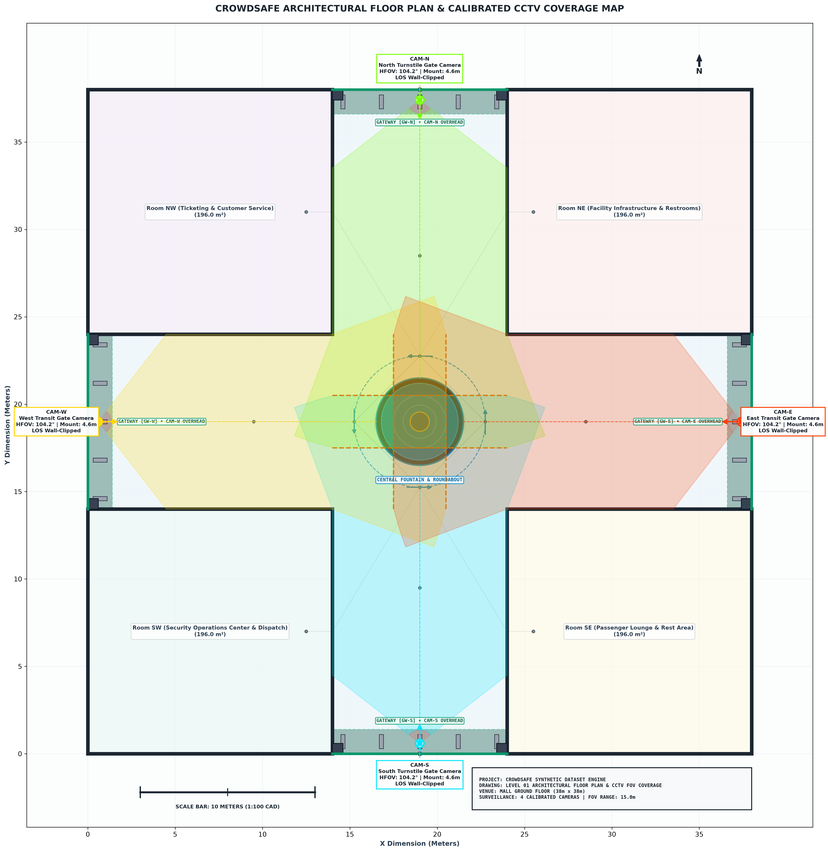
#> input picture dataset-generator/venue/floor_plans/design_4_transit_interchange.png, 828 x 852 px, shrunk from 5336 x 5488 before the run
$ python render_pipeline.py --input ../venue/floor_plans/design_4_transit_interchange.png --output out.png
#> lines starting #> are read from the running program, lines starting #| are printed output that depends on the picture
"""
CrowdSafe Synthetic Simulation — Dual-Mode Render Post-Processing Pipeline
Provides two rendering modes:
- Mode 1: CCTV Mode (Default)
    * Subtle wide-angle barrel lens distortion (k1 ≈ -0.05)
    * Gaussian read noise & Poisson shot noise (sensor grain)
    * DVR H.264 / JPEG compression artifacts (macroblocking)
    * Frame-to-frame exposure and fluorescent color temperature jitter
    * Subtle chromatic aberration at frame edges
- Mode 2: Clean Mode
    * Direct raw 3D rasterized frame without optical degradation
"""

import os
import sys
import math
import random
import argparse
from typing import Optional, Tuple, Union
import numpy as np


def apply_lens_distortion(img: np.ndarray, k1: float = -0.06, k2: float = 0.01) -> np.ndarray:
    """
    Applies subtle radial barrel lens distortion simulating wide-angle CCTV optics.
    Pure NumPy implementation with bilinear interpolation.
    """
#> called with k1 = -0.02, k2 = 0.003
    h, w = img.shape[:2]
#> h = 852; w = 828
    cx, cy = w / 2.0, h / 2.0
#> cx = 414; cy = 426

    # Normalized meshgrid [-1, 1]
    y_idx, x_idx = np.indices((h, w), dtype=np.float32)
    x_norm = (x_idx - cx) / cx
    y_norm = (y_idx - cy) / cy
    r2 = x_norm ** 2 + y_norm ** 2

    # Radial distortion polynomial: r_dist = r * (1 + k1*r^2 + k2*r^4)
    distortion = 1.0 + k1 * r2 + k2 * (r2 ** 2)
    src_x = cx + x_norm * distortion * cx
    src_y = cy + y_norm * distortion * cy

    # Bilinear interpolation
    src_x = np.clip(src_x, 0, w - 1)
    src_y = np.clip(src_y, 0, h - 1)

    x0 = np.floor(src_x).astype(int)
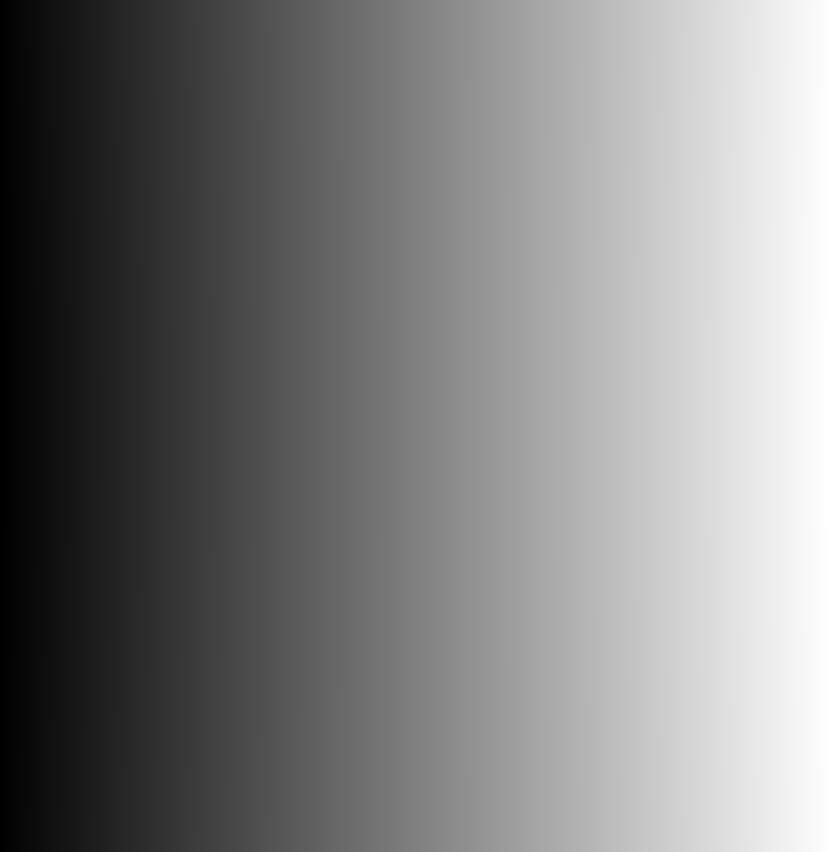
#> src_x: shape (852, 828) float32; min 7.04, max 820, mean 413.5; drawn with min black and max white
    x1 = np.minimum(x0 + 1, w - 1)
    y0 = np.floor(src_y).astype(int)
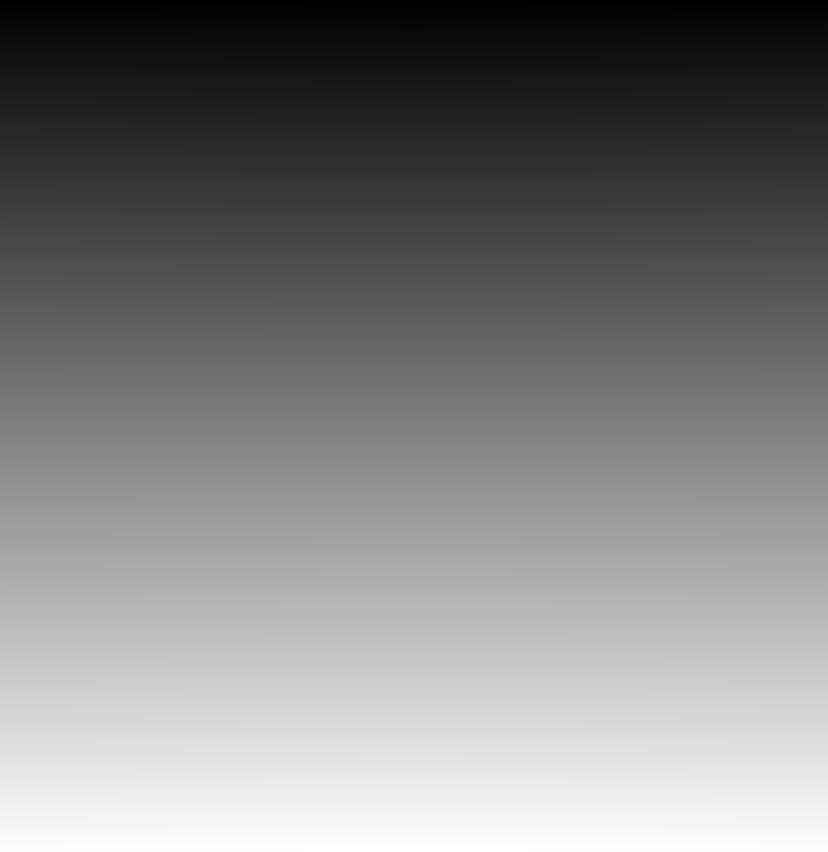
#> src_y: shape (852, 828) float32; min 7.24, max 843.8, mean 425.5; drawn with min black and max white
    y1 = np.minimum(y0 + 1, h - 1)

    wx = src_x - x0
    wy = src_y - y0

    output = np.zeros_like(img)
    for c in range(img.shape[2]):
        ia = img[y0, x0, c]
        ib = img[y1, x0, c]
        ic = img[y0, x1, c]
        id_ = img[y1, x1, c]

        top = ia + (ic - ia) * wx
        bottom = ib + (id_ - ib) * wx
        output[:, :, c] = top + (bottom - top) * wy
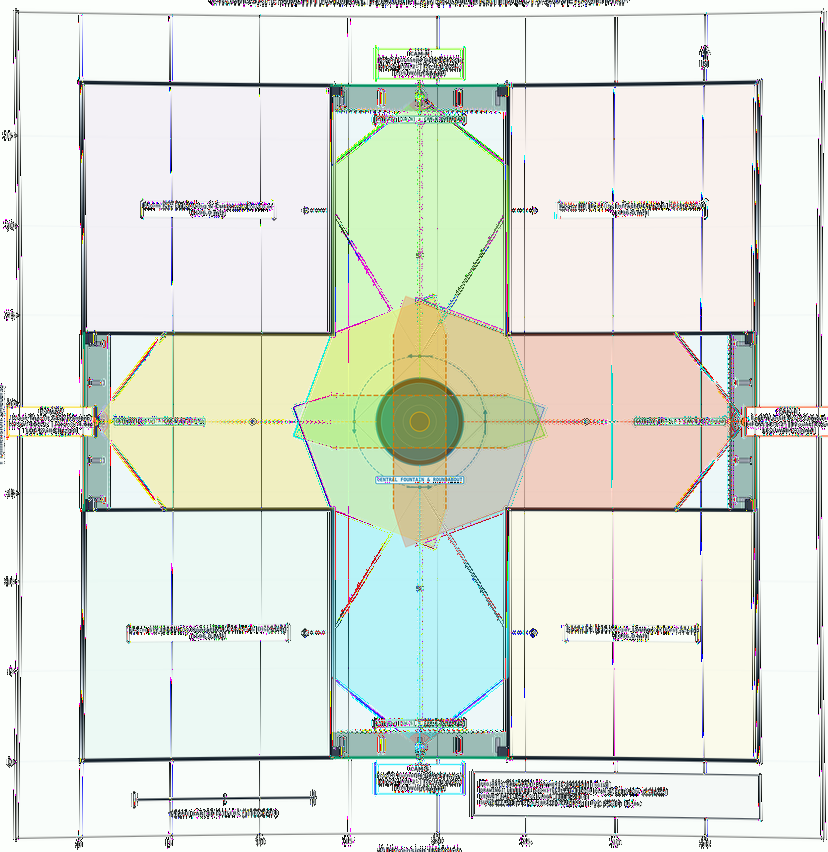
#> output: shape (852, 828, 3); mean R, G, B 222.2, 228.2, 217.9

    return output


def apply_chromatic_aberration(img: np.ndarray, strength: float = 1.5) -> np.ndarray:
    """Applies subtle radial dispersion on R and B channels toward the frame edges."""
#> called with strength = 0.3
    h, w, c = img.shape
#> h = 852; w = 828; c = 3
    cx, cy = w / 2.0, h / 2.0
#> cx = 414; cy = 426
    y_idx, x_idx = np.indices((h, w), dtype=np.float32)
    r = np.sqrt(((x_idx - cx) / cx) ** 2 + ((y_idx - cy) / cy) ** 2)

    # Shift Red slightly outward and Blue slightly inward
    shift_r = (strength * (r ** 1.5)).astype(int)

    out = img.copy()
    # Red channel outward shift
    out[:, :, 0] = np.roll(out[:, :, 0], shift=1, axis=1)
    # Blue channel inward shift
    out[:, :, 2] = np.roll(out[:, :, 2], shift=-1, axis=1)
    return out


def apply_sensor_noise(img: np.ndarray, sigma: float = 0.8, seed: Optional[int] = None) -> np.ndarray:
    """Adds subtle, realistic digital sensor grain matching modern IP cameras."""
#> called with sigma = 0.8
    if seed is not None:
        np.random.seed(seed)

    if sigma <= 0.01:
        return img

    # Subtle Gaussian electronic read noise
    gaussian_noise = np.random.normal(0, sigma, img.shape)

    # Subtle photon shot noise
    shot_scale = np.sqrt(np.maximum(img.astype(np.float32), 1.0)) * 0.05
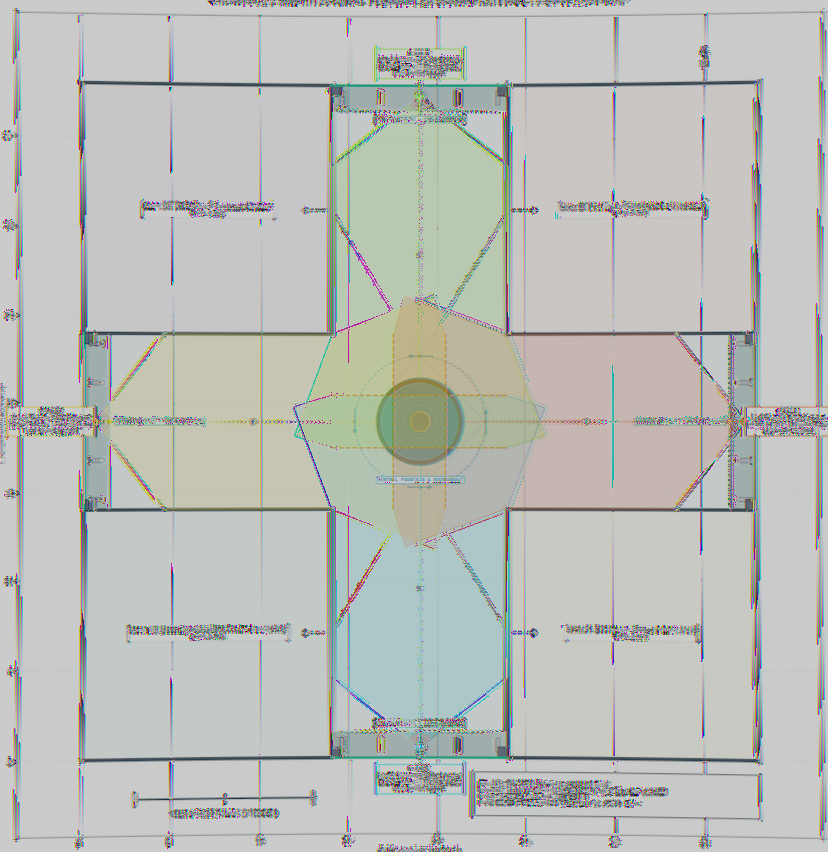
#> shot_scale: shape (852, 828, 3) float32; mean R, G, B 0.736, 0.745, 0.728
    shot_noise = np.random.normal(0, 1.0, img.shape) * shot_scale
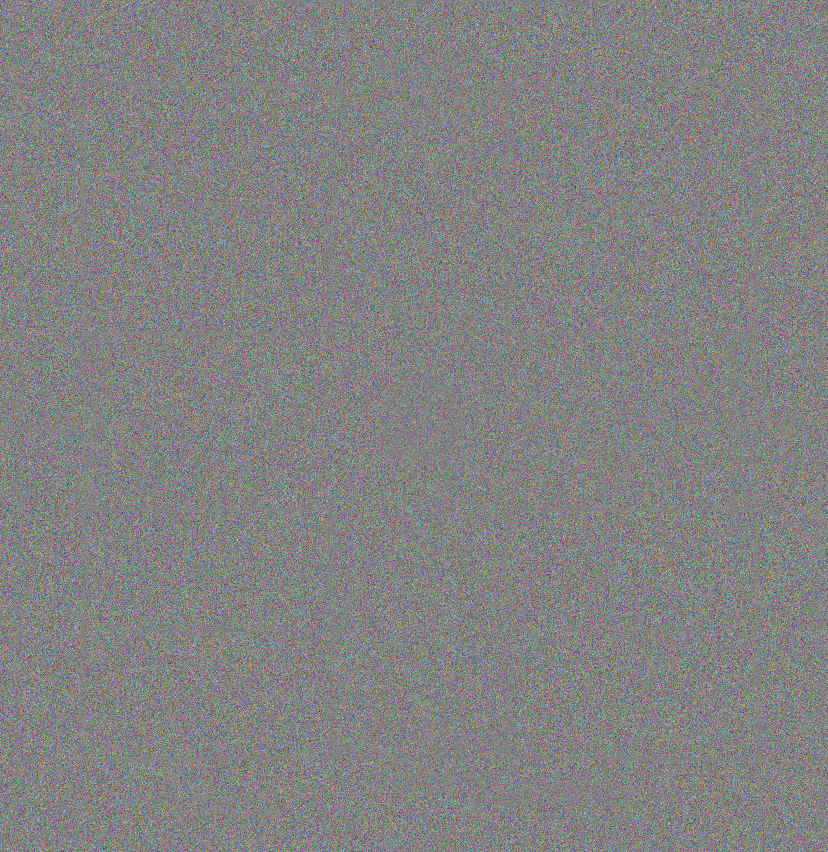
#> shot_noise: shape (852, 828, 3) float64; mean R, G, B 0.000619, 0.000475, -0.00133; drawn with min black and max white

    noisy = img.astype(np.float32) + gaussian_noise + shot_noise
    return np.clip(noisy, 0, 255).astype(np.uint8)


def apply_exposure_and_tint_jitter(img: np.ndarray, frame_idx: int = 0) -> np.ndarray:
    """Simulates realistic surveillance auto-exposure fluctuation and subtle commercial tint."""
    jitter_factor = 1.0 + 0.01 * math.sin(frame_idx * 0.15)
    tint = np.array([0.99, 1.00, 0.99], dtype=np.float32)
    adjusted = img.astype(np.float32) * jitter_factor * tint
    return np.clip(adjusted, 0, 255).astype(np.uint8)


def apply_dvr_compression_artifacts(img: np.ndarray, quality: int = 92) -> np.ndarray:
    """Simulates high-definition IP camera H.264 stream compression."""
#> called with quality = 92
    try:
        import cv2
        # Use OpenCV JPEG encode/decode for authentic 8x8 DCT compression artifacts
        encode_param = [int(cv2.IMWRITE_JPEG_QUALITY), quality]
        success, encoded = cv2.imencode(".jpg", cv2.cvtColor(img, cv2.COLOR_RGB2BGR), encode_param)
        if success:
            decoded = cv2.imdecode(encoded, cv2.IMREAD_COLOR)
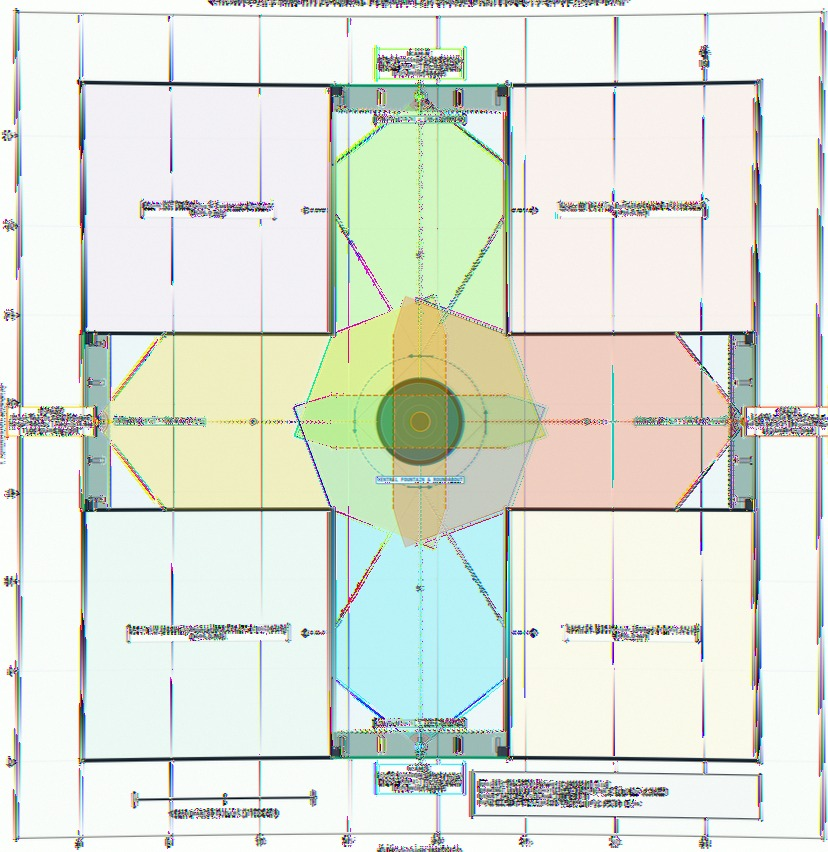
#> decoded: shape (852, 828, 3); mean B, G, R 217.2, 227.6, 221.5
            return cv2.cvtColor(decoded, cv2.COLOR_BGR2RGB)
    except ImportError:
        pass

    try:
        from PIL import Image
        import io
        pil_img = Image.fromarray(img)
        buffer = io.BytesIO()
        pil_img.save(buffer, format="JPEG", quality=quality)
        buffer.seek(0)
        return np.array(Image.open(buffer))
    except ImportError:
        # Fallback 8x8 block-averaging simulation in pure NumPy
        h, w, c = img.shape
        block_size = 8
        h_pad = (block_size - (h % block_size)) % block_size
        w_pad = (block_size - (w % block_size)) % block_size
        padded = np.pad(img, ((0, h_pad), (0, w_pad), (0, 0)), mode='edge')

        # Subtle quantization step
        quantized = (padded // 6) * 6
        return quantized[:h, :w, :]


def apply_cctv_pipeline(
    img_rgb: np.ndarray,
    frame_idx: int = 0,
    lens_distort: bool = True,
    sensor_noise: bool = True,
    compression: bool = True,
    lighting_jitter: bool = True
) -> np.ndarray:
    """
    Applies the full composite CCTV optical degradation pipeline to an RGB image.
    """
    frame = img_rgb.copy()

    # 1. Exposure and fluorescent tint jitter
    if lighting_jitter:
        frame = apply_exposure_and_tint_jitter(frame, frame_idx=frame_idx)

    # 2. Subtle barrel lens distortion (6mm wide-angle optics)
    if lens_distort:
        frame = apply_lens_distortion(frame, k1=-0.02, k2=0.003)

    # 3. Subtle edge chromatic dispersion
    frame = apply_chromatic_aberration(frame, strength=0.3)

    # 4. Realistic digital IP sensor response (low noise)
    if sensor_noise:
        frame = apply_sensor_noise(frame, sigma=0.8)

    # 5. Modern high-bitrate IP camera H.264 compression
    if compression:
        frame = apply_dvr_compression_artifacts(frame, quality=92)

    return frame


def process_rendered_frame(
    input_image_path: str,
    output_image_path: str,
    mode: str = "cctv",
    frame_idx: int = 0
) -> str:
    """
    Reads an image from disk, applies the specified mode ('cctv' or 'clean'),
    and saves to output_image_path.
    Supports Pillow, OpenCV, and Blender's bpy.data.images transparently.
    """
    img_arr = None
    loaded_via_bpy = False
    bpy_img = None

    try:
        from PIL import Image
        img = Image.open(input_image_path).convert("RGB")
        img_arr = np.array(img)
    except ImportError:
        try:
            import cv2
            bgr = cv2.imread(input_image_path)
            if bgr is not None:
                img_arr = cv2.cvtColor(bgr, cv2.COLOR_BGR2RGB)
        except ImportError:
            pass

    if img_arr is None:
        try:
            import bpy
            bpy_img = bpy.data.images.load(os.path.abspath(input_image_path))
            w, h = bpy_img.size[0], bpy_img.size[1]
            rgba = np.array(bpy_img.pixels[:], dtype=np.float32).reshape((h, w, 4))
            img_arr = (rgba[:, :, :3] * 255.0).astype(np.uint8)
            loaded_via_bpy = True
        except Exception as e:
            raise RuntimeError(f"Unable to load image {input_image_path} (Pillow/OpenCV/bpy missing or failed: {e})")

    if mode.lower() == "cctv":
        processed = apply_cctv_pipeline(img_arr, frame_idx=frame_idx)
    else:  # 'clean' mode
        processed = img_arr

    os.makedirs(os.path.dirname(os.path.abspath(output_image_path)), exist_ok=True)

    if loaded_via_bpy and bpy_img is not None:
        import bpy
        h, w = processed.shape[:2]
        rgba_out = np.dstack([processed.astype(np.float32) / 255.0, np.ones((h, w, 1), dtype=np.float32)])
        bpy_img.pixels = rgba_out.ravel()
        bpy_img.filepath_raw = os.path.abspath(output_image_path)
        bpy_img.file_format = 'PNG'
        bpy_img.save()
        bpy.data.images.remove(bpy_img)
    else:
        try:
            from PIL import Image
            out_pil = Image.fromarray(processed)
            out_pil.save(output_image_path)
        except ImportError:
            import cv2
            cv2.imwrite(output_image_path, cv2.cvtColor(processed, cv2.COLOR_RGB2BGR))

    return output_image_path


def main():
    argv = sys.argv
    if "--" in argv:
        script_args = argv[argv.index("--") + 1:]
    else:
        script_args = argv[1:]

    parser = argparse.ArgumentParser(description="Dual-Mode CCTV / Clean Image Post-Processor.")
    parser.add_argument("--input", required=True, help="Input raw image path")
    parser.add_argument("--output", required=True, help="Output processed image path")
    parser.add_argument("--mode", default="cctv", choices=["cctv", "clean"], help="Render mode: cctv (default) or clean")
    parser.add_argument("--frame-idx", type=int, default=0, help="Frame sequence index")
    args = parser.parse_args(script_args)

    process_rendered_frame(args.input, args.output, mode=args.mode, frame_idx=args.frame_idx)
    print(f">>> Processed [{args.mode.upper()}] frame saved to: {args.output}")


if __name__ == "__main__":
    main()
